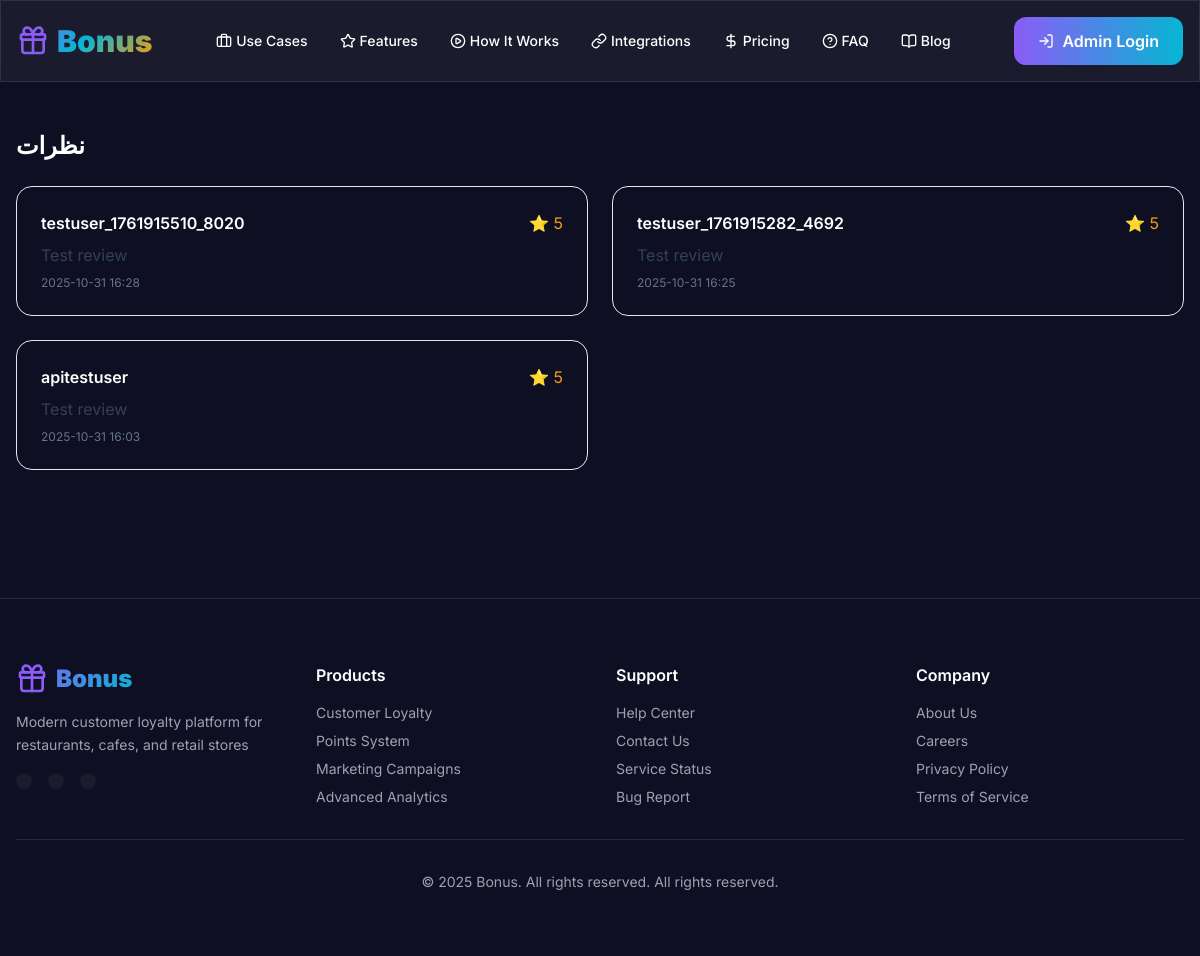
Page /partners/reviews/ (signed in) on the committed database.
### reviews/models.py (models this page shows, shortened)
class Review(models.Model):
    business = models.ForeignKey(Business, on_delete=models.CASCADE, related_name="reviews")
    customer = models.ForeignKey(Customer, on_delete=models.CASCADE, related_name="reviews")
    rating = models.PositiveSmallIntegerField()
    comment = models.TextField(blank=True)
    created_at = models.DateTimeField(auto_now_add=True)
    class Meta:
        unique_together = ("business", "customer")
        ordering = ("-created_at",)

### loyalty/models.py (models this page shows, shortened)
class Customer(models.Model):
    user = models.OneToOneField(settings.AUTH_USER_MODEL, on_delete=models.CASCADE)
    phone = models.CharField(max_length=32, blank=True)

### partners/views.py (the view)
# urls.py: path("reviews/", views.reviews_list, name="reviews_list"),
@login_required
def reviews_list(request):
    business = _get_active_business(request)
    reviews = Review.objects.filter(business=business).select_related("customer", "customer__user").order_by("-created_at") if business else []
    return render(request, "partners/reviews_list.html", {"business": business, "reviews": reviews})

### partners/views.py (called while the page is built)
def _get_active_business(request):
    business_id = request.session.get("active_business_id")
    if business_id:
        return Business.objects.filter(id=business_id, owner=request.user).first()
    return Business.objects.filter(owner=request.user).first()

### templates/partners/reviews_list.html (shortened to what this page needs)
{% extends 'base.html' %}
{% block content %}
<div class="max-w-7xl mx-auto px-4 py-12">
  <h1 class="text-2xl font-bold">نظرات</h1>
  <div class="mt-6 grid md:grid-cols-2 gap-6">
    {% for r in reviews %}
      <div class="p-6 rounded-2xl border">
        <div class="flex items-center justify-between">
          <div class="font-semibold">{{ r.customer.user.username }}</div>
          <div class="text-amber-500">⭐ {{ r.rating }}</div>
        </div>
        <div class="mt-2 text-slate-700">{{ r.comment }}</div>
        <div class="mt-2 text-xs text-slate-500">{{ r.created_at|date:'Y-m-d H:i' }}</div>
      </div>
    {% empty %}
      <div class="col-span-2 text-center text-slate-500">نظری ثبت نشده است.</div>
    {% endfor %}
  </div>
</div>
{% endblock %}

### templates/base.html (style rules this page uses)
.scroll-smooth { scroll-behavior: smooth; }
body { font-family: 'Inter', sans-serif; }

### rows in the picture
Review: customer.user.username "testuser_1761915510_8020", rating "5", comment "Test review", created_at "2025-10-31 16:28"
Review: customer.user.username "testuser_1761915282_4692", rating "5", comment "Test review", created_at "2025-10-31 16:25"
Review: customer.user.username "apitestuser", rating "5", comment "Test review", created_at "2025-10-31 16:03"
